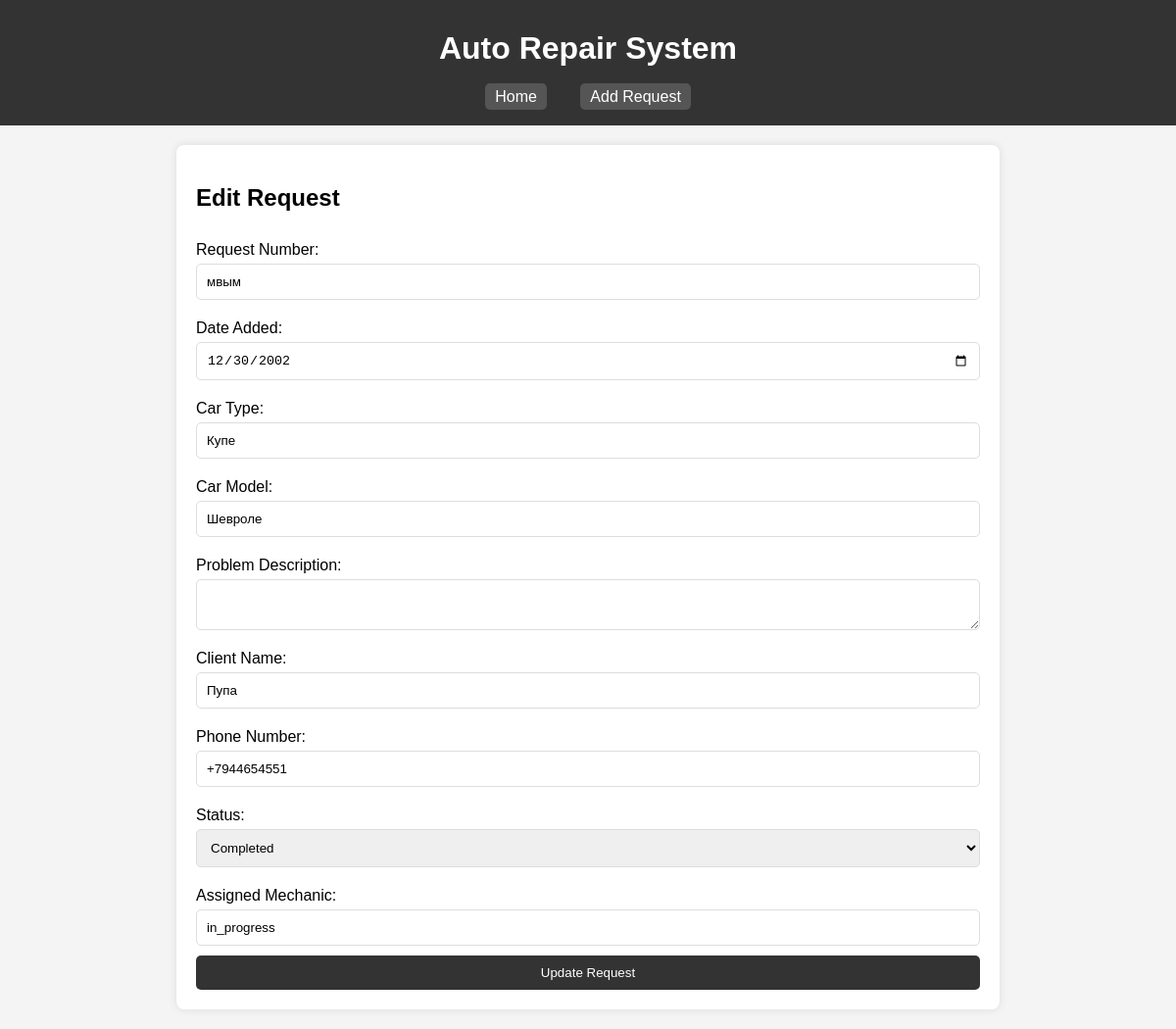
Screenshot of /edit/1 with the database file from the repository.
### tables this page shows
CREATE TABLE requests (
    id INTEGER PRIMARY KEY AUTOINCREMENT,
    request_number TEXT NOT NULL,
    date_added TEXT NOT NULL,
    car_type TEXT NOT NULL,
    car_model TEXT NOT NULL,
    problem_description TEXT,
    client_name TEXT NOT NULL,
    phone_number TEXT NOT NULL,
    status TEXT NOT NULL,
    assigned_mechanic TEXT
);

### app.py (the view, shortened to what this page needs)
@app.route('/edit/<int:request_id>', methods=('GET', 'POST'))
def edit_request(request_id):
    conn = get_db_connection()
    request_data = conn.execute('SELECT * FROM requests WHERE id = ?', (request_id,)).fetchone()
    conn.close()
    return render_template('edit_request.html', request=request_data)

### app.py (called while the page is built)
def get_db_connection():
    conn = sqlite3.connect('auto_repair.db')
    conn.row_factory = sqlite3.Row
    return conn

### templates/edit_request.html (shortened to what this page needs)
{% extends "base.html" %}
{% block content %}
<h2>Edit Request</h2>
<form method="POST">
    <label for="request_number">Request Number:</label>
    <input type="text" id="request_number" name="request_number" value="{{ request[1] }}" required>
    <label for="date_added">Date Added:</label>
    <input type="date" id="date_added" name="date_added" value="{{ request[2] }}" required>
    <label for="car_type">Car Type:</label>
    <input type="text" id="car_type" name="car_type" value="{{ request[3] }}" required>
    <label for="car_model">Car Model:</label>
    <input type="text" id="car_model" name="car_model" value="{{ request[4] }}" required>
    <label for="problem_description">Problem Description:</label>
    <textarea id="problem_description" name="problem_description">{{ request[5] }}</textarea>
    <label for="client_name">Client Name:</label>
    <input type="text" id="client_name" name="client_name" value="{{ request[6] }}" required>
    <label for="phone_number">Phone Number:</label>
    <input type="text" id="phone_number" name="phone_number" value="{{ request[7] }}" required>
    <label for="status">Status:</label>
    <select id="status" name="status">
        <option value="completed" {% if request[8] == 'completed' %}selected{% endif %}>Completed</option>
    </select>
    <label for="assigned_mechanic">Assigned Mechanic:</label>
    <input type="text" id="assigned_mechanic" name="assigned_mechanic" value="{{ request[9] }}">
    <button type="submit">Update Request</button>
</form>
{% endblock %}

### static/styles.css (style rules this page uses)
body { font-family: Arial, sans-serif; background-color: #f4f4f4; margin: 0; padding: 0; }
form { display: flex; flex-direction: column; }
form label { margin: 10px 0 5px; }
form input, form textarea, form select { padding: 10px; margin-bottom: 10px; border: 1px solid #ddd; border-radius: 5px; }
form button { padding: 10px; background-color: #333; color: #fff; border: none; border-radius: 5px; cursor: pointer; }

### rows the page displays
requests: request_number "мвым", date_added "12/30/2002", car_type "Купе", car_model "Шевроле", client_name "Пупа", phone_number "+7944654551", status "Completed", assigned_mechanic "in_progress"
